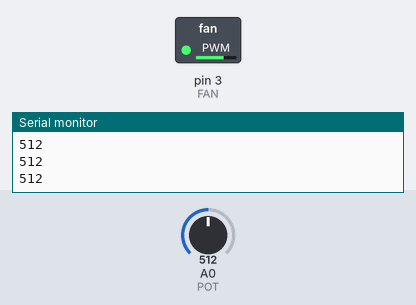
The sketch below on a simulated Arduino Uno, built with avr-gcc and run on an emulated ATmega328P. Parts: switched loads named in the sketch (green lamp = pin HIGH), the last lines printed to the serial monitor. The inputs (shaded band) are chosen by the test bench; at power-on: A0 (POT) = 512.

Above: at 1.2 s.
1.3 s: A0 (POT) set to 735
2.8 s: A0 (POT) set to 762
At 3.3 s:
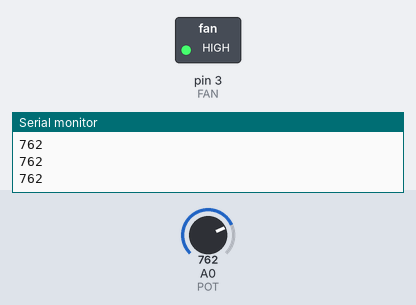
4.3 s: A0 (POT) set to 122
At 5.5 s:
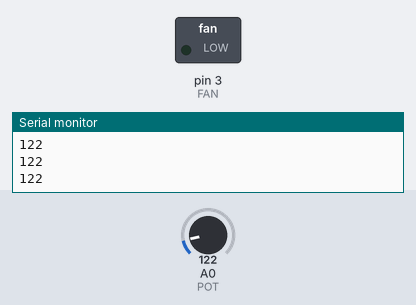
5.8 s: A0 (POT) set to 238
7.3 s: A0 (POT) set to 268
At 7.8 s:
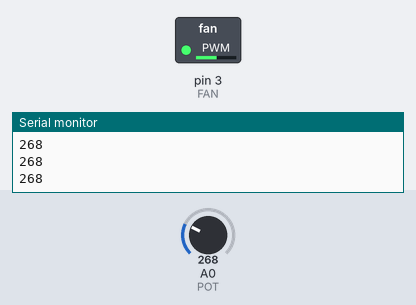
8.8 s: A0 (POT) set to 0
At 10.2 s:
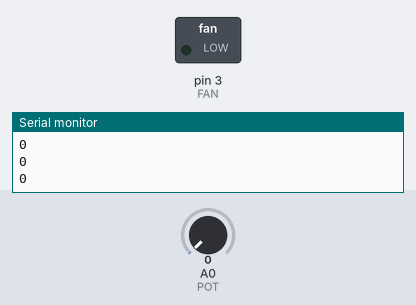
Timing chart, 0 to 11.3 s (numbered marks = the images above; inputs shaded):
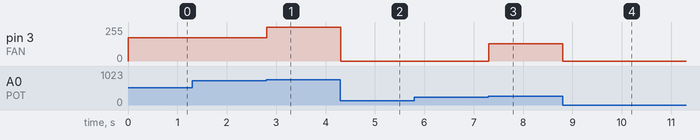

Measured:
- the behaviour switches between 749 and 750 on A0 (POT) (found by bisection; images 0 and 1)
- the behaviour switches between 249 and 250 on A0 (POT) (found by bisection; images 2 and 3)
- after the input at 2.8 s, pin 3 (FAN): 175/255 → 255/255 at once
- after the input at 4.3 s, pin 3 (FAN): 255/255 → 0/255 at once
- after the input at 7.3 s, pin 3 (FAN): 0/255 → 130/255 at once
- after the input at 8.8 s, pin 3 (FAN): 130/255 → 0/255 at once

The sketch:

variable_control_fan.ino
```cpp
#define FAN 3
#define POT A0

void setup() {
  pinMode(FAN, OUTPUT);
  pinMode(POT, INPUT);
  Serial.begin(9600);
}

void loop() {
  int transition_0 = 250;
  int transition_1 = 500;
  int transition_2 = 750;
  int pot_value = analogRead(POT);
  Serial.println(pot_value);
  if (pot_value < transition_0) {
    analogWrite(FAN, 0);
  }
  if (pot_value > transition_0 - 1 && pot_value < transition_1) {
    analogWrite(FAN, 130);
  }
  if (pot_value > transition_1 - 1 && pot_value < transition_2) {
    analogWrite(FAN, 175);
  }
  if (pot_value > transition_2 - 1) {
    analogWrite(FAN, 255);
  }
}
```
